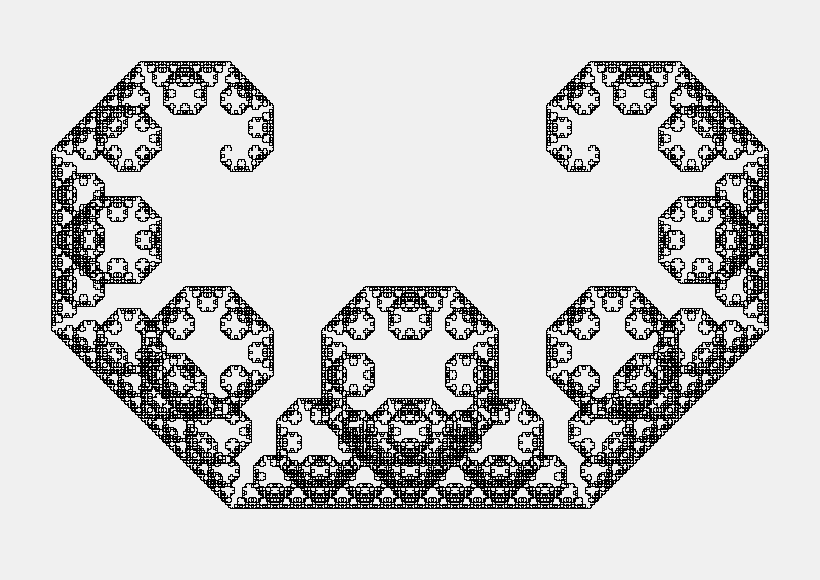
Frame 1 (no input)
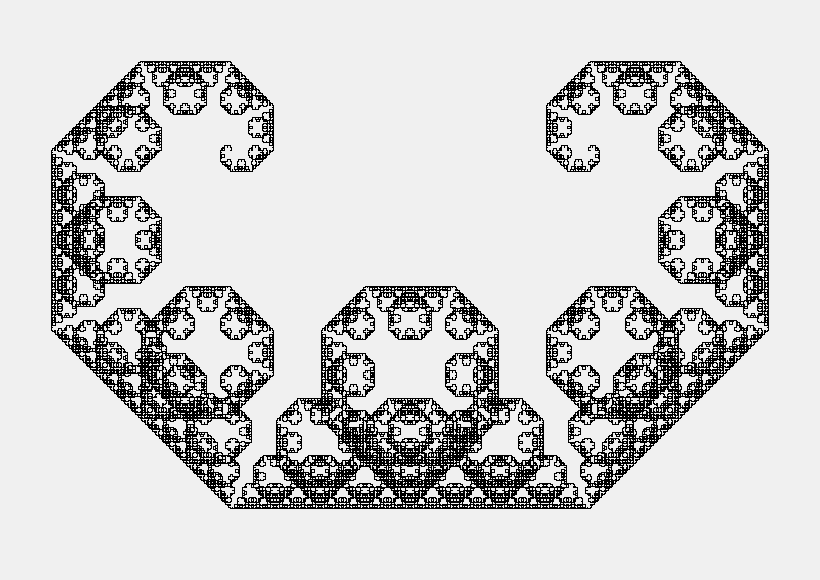
Frame 2 (the mouse pressed at the canvas centre, redrawn once)

The Processing sketch that drew these frames (run headless with seeded random() and noise(); the mouse was pressed at the canvas centre and the sketch redrawn once):

// Processing sketch: c
// ── c.pde
/* C curve */
void setup() {
    size(820, 580);
    background(240);
    noLoop();
}

void draw() {
    final float dw = 180, dh = 140;
    ccurve(width/2-dw, height/2-dh, width/2+dw, height/2-dh, 16);
}

void ccurve(float lx, float ly, float rx, float ry, float n) {
    if ( n <= 0 ) {
        line(lx, ly, rx, ry);
        return ;
    }

    float dx = (rx - lx) / 2;
    float dy = (ry - ly) / 2;
    float cx = (lx + rx) / 2;
    float cy = (ly + ry) / 2;

    ccurve(lx   , ly   , cx-dy, cy+dx, n-1);
    ccurve(cx-dy, cy+dx, rx   , ry   , n-1);
}
